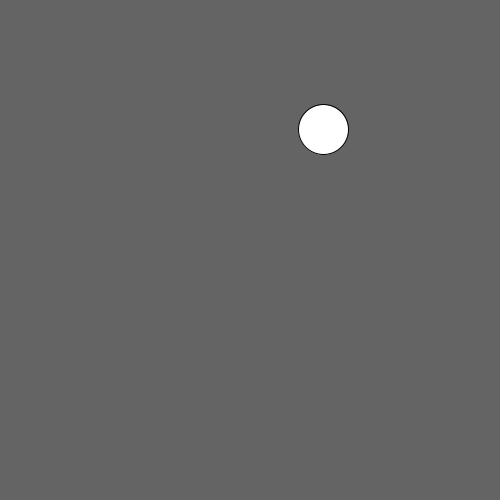
Frame 1 (no input)
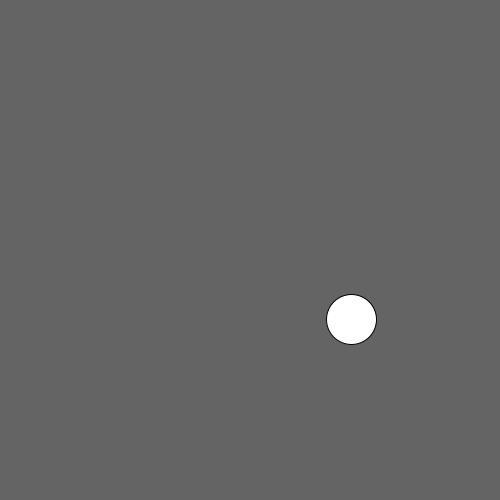
Frame 60 (the mouse pressed at the canvas centre just before this capture)
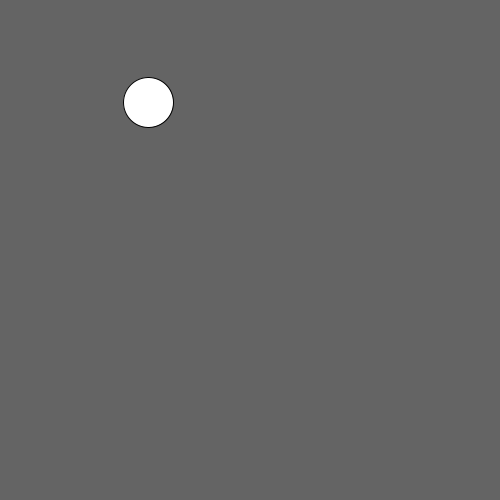
Frame 120 (the mouse held since frame 60 and released just before this capture)

The Processing sketch that drew these frames (run headless with seeded random() and noise(); from frame 60 on, the mouse is pressed at the canvas centre):

// Processing sketch: beispiel_befehl
// ── beispiel_befehl.pde
float ballX;
float ballY;

void setup() {
  size(500,500);
  frameRate(5);
  ballX = 0;
  ballY = 0;
}

void draw() {
  
  ballSpringt(); //<>//
  
  background(100);
  circle(ballX, ballY, 50);
}


void ballSpringt() {
  ballX = random(0,500); //<>//
  ballY = random(0,500);
}
